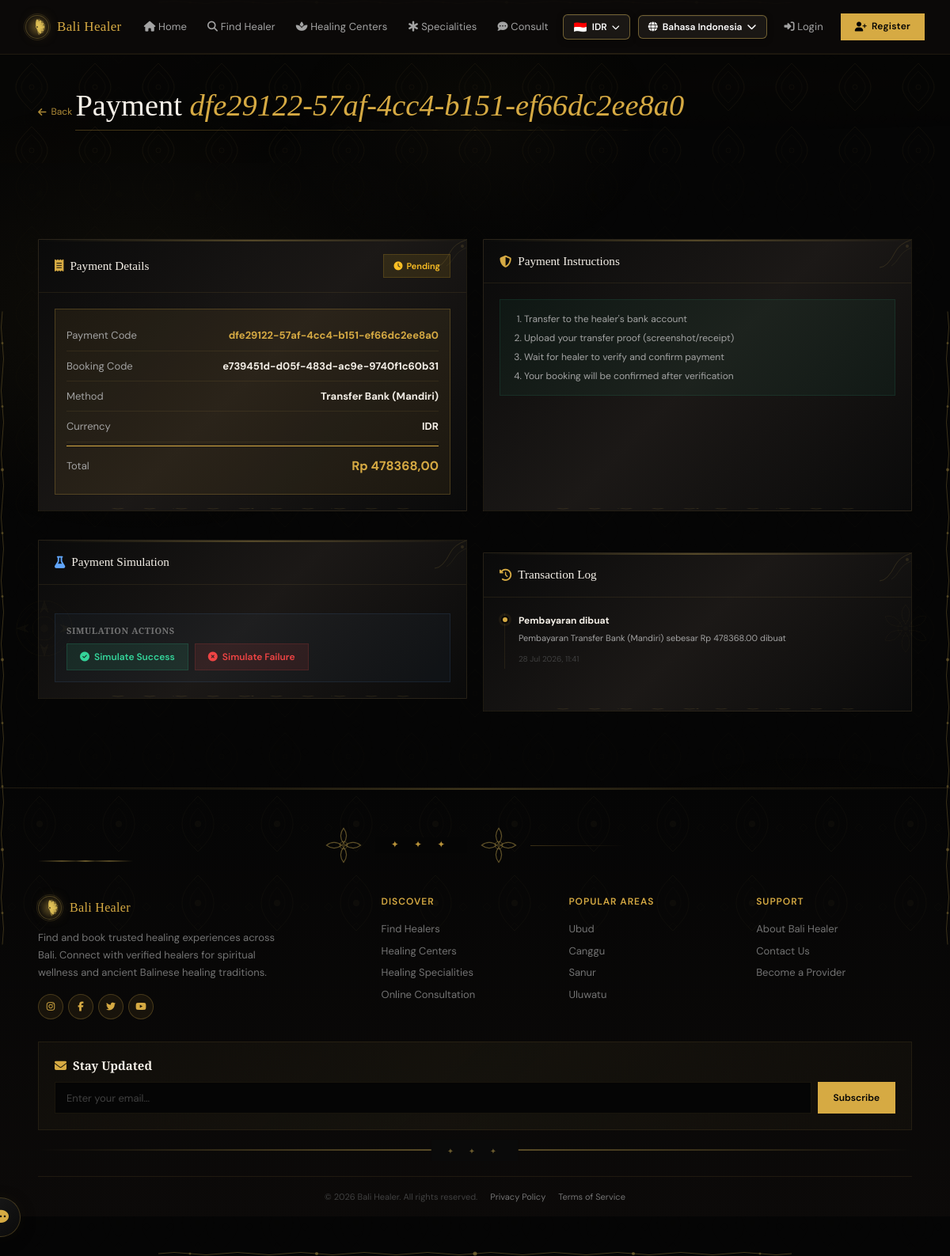
The app's page /id/payment/detail/dfe29122-57af-4cc4-b151-ef66dc2ee8a0/, older data.
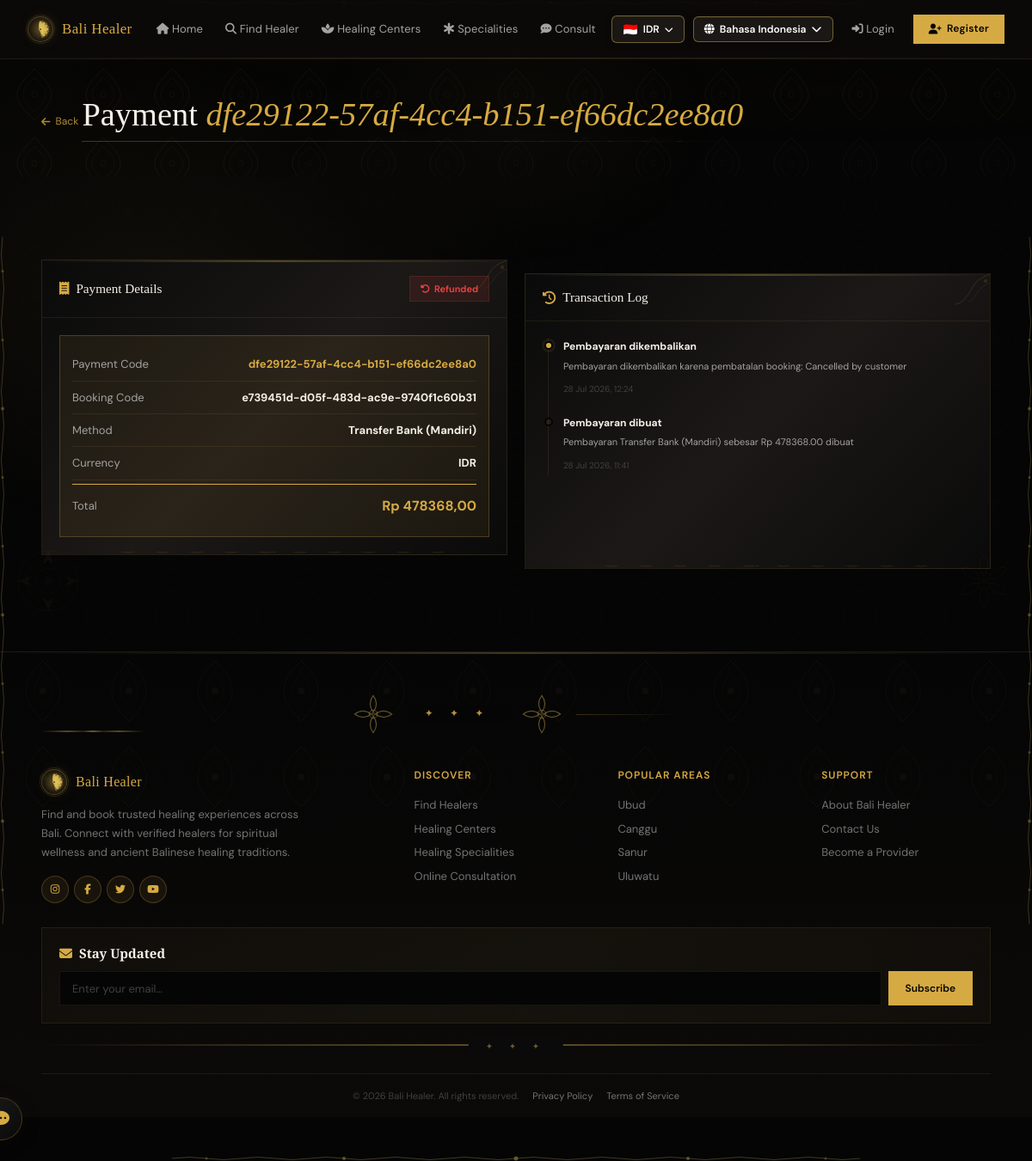
The same page, newer data.
### payments/models.py (models this page shows, shortened)
class TransactionLog(models.Model):
    LOG_TYPES = [
        ('payment_created', 'Pembayaran Dibuat'),
        ('payment_success', 'Pembayaran Berhasil'),
        ('payment_held', 'Dana Ditahan'),
        ('payment_released', 'Dana Dirilis'),
        ('payment_refunded', 'Pembayaran Dikembalikan'),
        ('payment_failed', 'Pembayaran Gagal'),
        ('booking_status_change', 'Status Booking Berubah'),
        ('security_alert', 'Peringatan Keamanan'),
    ]
    payment = models.ForeignKey(Payment, on_delete=models.CASCADE, related_name='logs', null=True, blank=True)
    booking = models.ForeignKey(Booking, on_delete=models.CASCADE, related_name='transaction_logs', null=True, blank=True)
    log_type = models.CharField(max_length=30, choices=LOG_TYPES, default='payment_created', db_index=True)
    action = models.CharField(max_length=100)
    details = models.TextField(blank=True)
    ip_address = models.GenericIPAddressField(null=True, blank=True)
    user_agent = models.TextField(blank=True)
    created_by = models.ForeignKey(User, on_delete=models.SET_NULL, null=True, blank=True)
    created_at = models.DateTimeField(auto_now_add=True)
    class Meta:
        ordering = ['-created_at']

### payments/views.py (the view)
# urls.py: path('payment/detail/<str:payment_code>/', views.payment_detail, name='payment_detail'),
def payment_detail(request, payment_code):
    payment = get_object_or_404(
        Payment.objects.select_related('booking', 'currency', 'payment_method'),
        payment_code=payment_code
    )
    logs = payment.logs.all()
    currency_code = payment.currency.code if payment.currency else 'IDR'
    symbol = CURRENCY_SYMBOLS.get(currency_code, currency_code)
    return render(request, 'payment_detail.html', {
        'payment': payment,
        'logs': logs,
        'currency_code': currency_code,
        'currency_symbol': symbol,
    })

### accounts/context_processors.py (called while the page is built)
def notification_context(request):
    if request.user.is_authenticated:
        unread_count = Notification.objects.filter(user=request.user, is_read=False).count()
        return {'global_unread_notifications': unread_count}
    return {'global_unread_notifications': 0}

### payments/models.py (called while the page is built)
    def __str__(self):
        return self.name

### templates/payment_detail.html (shortened to what the changed rows need)
{% extends 'base.html' %}
{% load static %}
{% load i18n %}
{% block content %}
<div class="page-header">
    <div class="container">
        <div style="position:relative;display:inline-block">
            <h1>{% trans "Payment" %} <em>{{ payment.payment_code }}</em></h1>
        </div>
    </div>
</div>
<section class="section" data-reveal>
    <div class="container">
        <div class="payment-detail-layout">
            <div class="card" style="margin-bottom:16px">
                <div class="card-header">
                    <h3><i class="fas fa-receipt" style="color:var(--gold)"></i> {% trans "Payment Details" %}</h3>
                    <span class="payment-status-badge {{ payment.status }}">
                        {% if payment.status == 'pending' %}<i class="fas fa-clock"></i> {% trans "Pending" %}
                        {% elif payment.status == 'success' %}<i class="fas fa-check-circle"></i> {% trans "Successful" %}
                        {% elif payment.status == 'held' %}<i class="fas fa-lock"></i> {% trans "Held (Escrow)" %}
                        {% elif payment.status == 'released' %}<i class="fas fa-unlock"></i> {% trans "Released" %}
                        {% elif payment.status == 'refunded' %}<i class="fas fa-rotate-left"></i> {% trans "Refunded" %}
                        {% else %}<i class="fas fa-times-circle"></i> {% trans "Failed" %}{% endif %}
                    </span>
                </div>
            </div>
            {% if payment.status == 'pending' and payment.payment_method %}
            <div class="card" style="margin-bottom:16px">
                <div class="card-header">
                    <h3><i class="fas fa-shield-halved" style="color:var(--gold)"></i> {% trans "Payment Instructions" %}</h3>
                </div>
                <div class="card-body">
                    {% with method_name=payment.payment_method.name|lower %}
                    {% if 'transfer' in method_name or 'bank' in method_name %}
                    <div style="padding:12px;border-radius:var(--radius);background:rgba(52,211,153,0.05);border:1px solid rgba(52,211,153,0.1)">
                        <ol style="font-size:12px;color:var(--stone-400);margin:0;padding-left:18px;line-height:2">
                            <li>{% trans "Transfer to the healer's bank account" %}</li>
                            <li>{% trans "Upload your transfer proof (screenshot/receipt)" %}</li>
                            <li>{% trans "Wait for healer to verify and confirm payment" %}</li>
                            <li>{% trans "Your booking will be confirmed after verification" %}</li>
                        </ol>
                    </div>
                    {% endif %}
                    {% endwith %}
                </div>
            </div>
            {% endif %}
            {% if payment.status == 'pending' %}
            <div class="card" style="margin-bottom:16px">
                <div class="card-header">
                    <h3><i class="fas fa-flask" style="color:var(--info)"></i> {% trans "Payment Simulation" %}</h3>
                </div>
                <div class="card-body">
                    <div class="sim-actions">
                        <h4>{% trans "Simulation Actions" %}</h4>
                        <div class="sim-buttons">
                            <form method="POST" action="{% url 'payment_simulate' payment.payment_code %}">
                                <button type="submit" class="btn btn-success"><i class="fas fa-check-circle"></i> {% trans "Simulate Success" %}</button>
                            </form>
                            <form method="POST" action="{% url 'payment_simulate' payment.payment_code %}">
                                <button type="submit" class="btn btn-danger"><i class="fas fa-times-circle"></i> {% trans "Simulate Failure" %}</button>
                            </form>
                        </div>
                    </div>
                </div>
            </div>
            {% endif %}
            {% if logs %}
            <div class="card" style="margin-top:16px">
                <div class="card-body">
                    <div class="timeline">
                        {% for log in logs %}
                        <div class="timeline-item">
                            <div class="timeline-dot {% if forloop.first %}active{% endif %}"></div>
                            <div class="timeline-content">
                                <strong>{{ log.action }}</strong>
                                <p>{{ log.details }}</p>
                                <small>{{ log.created_at|date:"d M Y, H:i" }}</small>
                            </div>
                        </div>
                        {% endfor %}
                    </div>
                </div>
            </div>
            {% endif %}
        </div>
    </div>
</section>
{% endblock %}

Row changes from the older to the newer data that the page shows:
changed Payment "dfe29122-57af-4cc4-b151-ef66dc2ee8a0": status "pending" → "refunded" (drawn)
added TransactionLog: action "Pembayaran dikembalikan", details "Pembayaran dikembalikan karena pembatalan booking: Cancelled by customer", created_at "28 Jul 2026, 12:24"
Text that changed along with them:
text no longer shown: "Pending Payment Instructions Transfer to the healer's bank account Upload your transfer proof (screenshot/receipt) Wait for healer to verify and confirm payment Your booking will be confirmed after verification Payment Simulation SIMULATION ACTIONS Simulate Success Simulate Failure"
text now shown: "Refunded"
